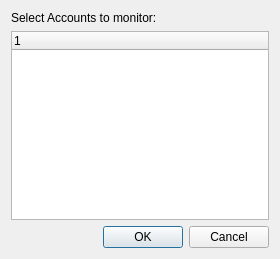
<?xml version="1.0" encoding="UTF-8"?>
<ui version="4.0">
 <comment>This file is part of the xtdesktop package for xTuple ERP: PostBooks Edition, a free and
open source Enterprise Resource Planning software suite,
Copyright (c) 1999-2016 by OpenMFG LLC, d/b/a xTuple.
It is licensed to you under the Common Public Attribution License
version 1.0, the full text of which (including xTuple-specific Exhibits)
is available at www.xtuple.com/CPAL.  By using this software, you agree
to be bound by its terms.</comment>
 <class>preferencesSelections</class>
 <widget class="QDialog" name="preferencesSelections">
  <property name="geometry">
   <rect>
    <x>0</x>
    <y>0</y>
    <width>280</width>
    <height>259</height>
   </rect>
  </property>
  <property name="windowTitle">
   <string>Selection Preferences</string>
  </property>
  <layout class="QGridLayout" name="gridLayout">
   <item row="1" column="0">
    <widget class="XTreeWidget" name="_gl">
     <property name="selectionMode">
      <enum>QAbstractItemView::ExtendedSelection</enum>
     </property>
    </widget>
   </item>
   <item row="2" column="0">
    <widget class="QDialogButtonBox" name="_buttonBox">
     <property name="orientation">
      <enum>Qt::Horizontal</enum>
     </property>
     <property name="standardButtons">
      <set>QDialogButtonBox::Cancel|QDialogButtonBox::Ok</set>
     </property>
    </widget>
   </item>
   <item row="0" column="0">
    <widget class="QLabel" name="label">
     <property name="text">
      <string>Select Accounts to monitor:</string>
     </property>
    </widget>
   </item>
  </layout>
 </widget>
 <customwidgets>
  <customwidget>
   <class>XTreeWidget</class>
   <extends>QTreeWidget</extends>
   <header>xtreewidget.h</header>
  </customwidget>
 </customwidgets>
 <resources/>
 <connections>
  <connection>
   <sender>_buttonBox</sender>
   <signal>accepted()</signal>
   <receiver>preferencesSelections</receiver>
   <slot>accept()</slot>
   <hints>
    <hint type="sourcelabel">
     <x>248</x>
     <y>254</y>
    </hint>
    <hint type="destinationlabel">
     <x>157</x>
     <y>274</y>
    </hint>
   </hints>
  </connection>
  <connection>
   <sender>_buttonBox</sender>
   <signal>rejected()</signal>
   <receiver>preferencesSelections</receiver>
   <slot>reject()</slot>
   <hints>
    <hint type="sourcelabel">
     <x>316</x>
     <y>260</y>
    </hint>
    <hint type="destinationlabel">
     <x>286</x>
     <y>274</y>
    </hint>
   </hints>
  </connection>
 </connections>
</ui>
